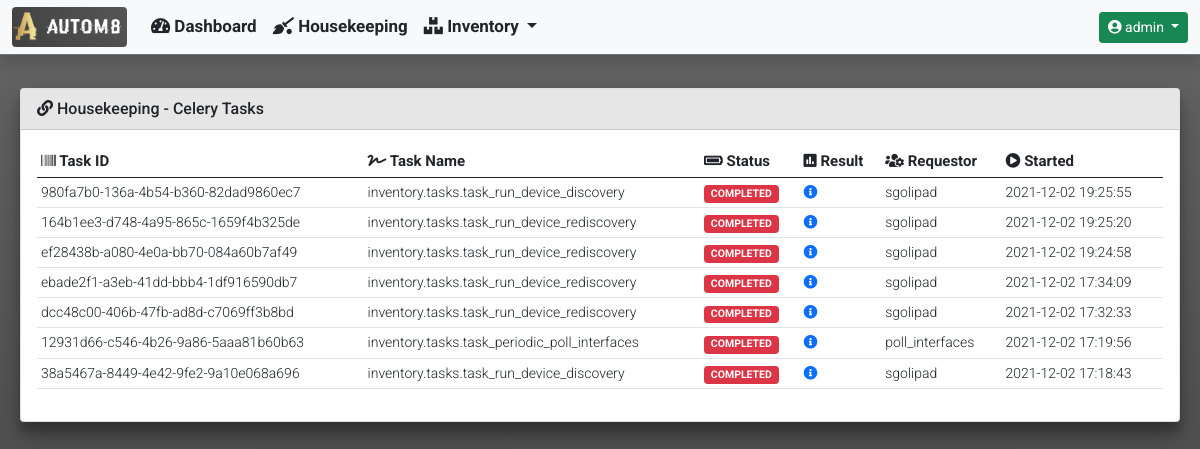
/housekeeping/ (signed in), run on an earlier commit of the app's database.
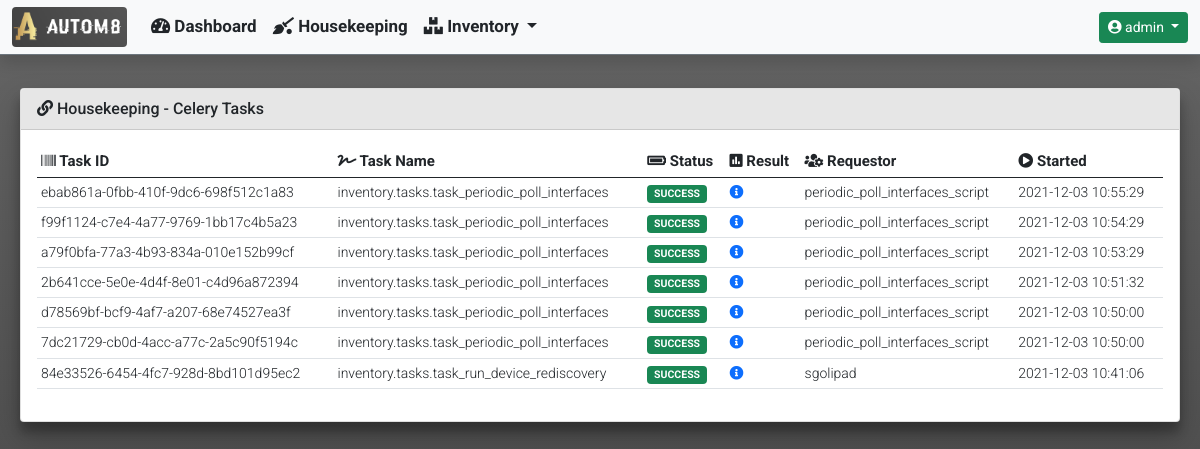
And on a later commit of the database.
### housekeeping/models.py (models this page shows)
class CeleryJobResults(models.Model):
    task_id = models.UUIDField(
        primary_key=True,
        default=uuid.uuid4,
        max_length=255
    )
    task_name = models.CharField(max_length=255)
    task_status = models.CharField(max_length=255)
    task_result = models.JSONField(null=True)
    task_requested_by = models.CharField(max_length=255)
    start_time = models.DateTimeField()

### housekeeping/views.py (the view)
def housekeeping_celery_tasks(request):
    hostname = 'celery@' + str(gethostname())
    tasks = current_app.control.inspect([hostname])
    tasks_list = CeleryJobResults.objects.all().order_by('-start_time')
    context = {
            'title': 'Housekeeping - Celery Tasks',
            'card_header': 'Housekeeping - Celery Tasks',
            'data': {
                'tasks_list': tasks_list
            }
        }
    if tasks.stats():
        data = {
            'celery_information': {
                'celery_statistics': tasks.stats(),
                'registered_tasks': tasks.registered_tasks()[hostname],
                'scheduled_tasks': tasks.scheduled()[hostname],
                'active_tasks': tasks.active()[hostname],
                'reserved_tasks': tasks.reserved()
            }
        }
        context['data'].update(data)
        return render(
            request,
            'housekeeping/housekeeping_celery_tasks.html',
            context
        )
    else:
        return render(
                request,
                'housekeeping/housekeeping_celery_tasks.html',
                context
            )

### templates/housekeeping/housekeeping_celery_tasks.html (shortened to what this page needs)
{% extends "base_template/base.html"%}
{% block content %}
{% if data.tasks_list %}
<div class="col-md-12">
    <div class="table-responsive rounded">
        <table id="celery_completed_tasks" class="table table-hover table-sm" style="width:100%">
            <thead>
                <tr>
                    <th><i class="fas fa-barcode"></i> Task ID</th>
                    <th><i class="fas fa-signature"></i> Task Name</th>
                    <th><i class="fas fa-battery-full"></i> Status</th>
                    <th><i class="fas fa-poll"></i> Result</th>
                    <th><i class="fas fa-users-cog"></i> Requestor</th>
                    <th><i class="fas fa-play-circle"></i> Started</th>
                </tr>
            </thead>
            <tbody>
                {% for completed_task in data.tasks_list %}
                <tr>
                    <td>{{ completed_task.task_id }}</td>
                    <td>{{ completed_task.task_name }}</td>
                    <td>
                        {% if 'SUCCESS' in completed_task.task_status %}
                            <span class="badge bg-success">{{ completed_task.task_status }}</span>
                        {% else %}
                            <span class="badge bg-danger">{{ completed_task.task_status }}</span>
                        {% endif %}
                    </td>
                    <td>
                        <a href="#" data-bs-toggle="modal" data-bs-target="#task_result_modal_{{ completed_task.task_id }}">
                            <i class="fas fa-info-circle"></i>
                        </a>
                    </td>
                    <td>{{ completed_task.task_requested_by }}</td>
                    <td>{{ completed_task.start_time|date:"Y-m-d H:i:s" }}</td>
                </tr>
                {% endfor %}
            </tbody>
        </table>
    </div>
</div>
{% endif %}
{% endblock %}

What changed in the data, as far as the page shows it:
removed CeleryJobResults: task_id "980fa7b0-136a-4b54-b360-82dad9860ec7", task_name "inventory.tasks.task_run_device_discovery", task_status "COMPLETED", task_requested_by "sgolipad", start_time "2021-12-02 19:25:55"
removed CeleryJobResults: task_id "164b1ee3-d748-4a95-865c-1659f4b325de", task_name "inventory.tasks.task_run_device_rediscovery", task_status "COMPLETED", task_requested_by "sgolipad", start_time "2021-12-02 19:25:20"
removed CeleryJobResults: task_id "ef28438b-a080-4e0a-bb70-084a60b7af49", task_name "inventory.tasks.task_run_device_rediscovery", task_status "COMPLETED", task_requested_by "sgolipad", start_time "2021-12-02 19:24:58"
removed CeleryJobResults: task_id "ebade2f1-a3eb-41dd-bbb4-1df916590db7", task_name "inventory.tasks.task_run_device_rediscovery", task_status "COMPLETED", task_requested_by "sgolipad", start_time "2021-12-02 17:34:09"
removed CeleryJobResults: task_id "dcc48c00-406b-47fb-ad8d-c7069ff3b8bd", task_name "inventory.tasks.task_run_device_rediscovery", task_status "COMPLETED", task_requested_by "sgolipad", start_time "2021-12-02 17:32:33"
removed CeleryJobResults: task_id "12931d66-c546-4b26-9a86-5aaa81b60b63", task_name "inventory.tasks.task_periodic_poll_interfaces", task_status "COMPLETED", task_requested_by "poll_interfaces", start_time "2021-12-02 17:19:56"
removed CeleryJobResults: task_id "38a5467a-8449-4e42-9fe2-9a10e068a696", task_name "inventory.tasks.task_run_device_discovery", task_status "COMPLETED", task_requested_by "sgolipad", start_time "2021-12-02 17:18:43"
added CeleryJobResults: task_id "ebab861a-0fbb-410f-9dc6-698f512c1a83", task_name "inventory.tasks.task_periodic_poll_interfaces", task_status "SUCCESS", task_requested_by "periodic_poll_interfaces_script", start_time "2021-12-03 10:55:29"
added CeleryJobResults: task_id "f99f1124-c7e4-4a77-9769-1bb17c4b5a23", task_name "inventory.tasks.task_periodic_poll_interfaces", task_status "SUCCESS", task_requested_by "periodic_poll_interfaces_script", start_time "2021-12-03 10:54:29"
added CeleryJobResults: task_id "a79f0bfa-77a3-4b93-834a-010e152b99cf", task_name "inventory.tasks.task_periodic_poll_interfaces", task_status "SUCCESS", task_requested_by "periodic_poll_interfaces_script", start_time "2021-12-03 10:53:29"
added CeleryJobResults: task_id "2b641cce-5e0e-4d4f-8e01-c4d96a872394", task_name "inventory.tasks.task_periodic_poll_interfaces", task_status "SUCCESS", task_requested_by "periodic_poll_interfaces_script", start_time "2021-12-03 10:51:32"
added CeleryJobResults: task_id "d78569bf-bcf9-4af7-a207-68e74527ea3f", task_name "inventory.tasks.task_periodic_poll_interfaces", task_status "SUCCESS", task_requested_by "periodic_poll_interfaces_script", start_time "2021-12-03 10:50:00"
added CeleryJobResults: task_id "7dc21729-cb0d-4acc-a77c-2a5c90f5194c", task_name "inventory.tasks.task_periodic_poll_interfaces", task_status "SUCCESS", task_requested_by "periodic_poll_interfaces_script", start_time "2021-12-03 10:50:00"
added CeleryJobResults: task_id "84e33526-6454-4fc7-928d-8bd101d95ec2", task_name "inventory.tasks.task_run_device_rediscovery", task_status "SUCCESS", task_requested_by "sgolipad", start_time "2021-12-03 10:41:06"
